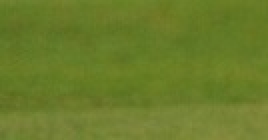
#> input picture OpenCV/pic/messi_grass.jpg, 134 x 70 px, found by its file name (shown 2 times larger)
$ python '22-4-直方图反向投影.py'
#> lines starting #> are read from the running program, lines starting #| are printed output that depends on the picture; after the words box and inside, x2 and y2 are one past the last pixel; in counts of white or black regions, pixels touching at a corner belong together
'''
直方图反向投影可以用来做图像分割，或者在图像中寻找我们感兴趣的部分。
也就是说，它会输出与输入图像同样大小的图像，其中的每一个像素值代表输入图像上对应点属于目标图像的概率。
如何实现这个算法呢？

1、原理
    首先我们要为包含目标的图像创建直方图。
    我们要查找的对象要尽量占满这张图像。最好使用颜色直方图。
    然后我们把这个颜色直方图投影到输入图像中寻找我们的目标，
    也就是找到输入图像中的每一个像素点的像素值在直方图对应的概率。
    这样就得到一张概率图像，最后设置适当的阈值对概率图象进行二值化。

'''

'''
2、Numpy中的算法
    首先要创建两幅颜色直方图，目标图像的直方图M，输入图像的直方图I。
'''
import cv2
import numpy as np
from matplotlib import pyplot as plt

roi=cv2.imread('pic/messi_grass.jpg')
#> roi is the input picture: shape (70, 134, 3); mean B, G, R 42, 124.6, 106.2
hsv=cv2.cvtColor(roi,cv2.COLOR_BGR2HSV)
#> hsv: shape (70, 134, 3); mean H, S, V 36.6, 169.5, 124.6

target=cv2.imread('pic/messi.jpg')
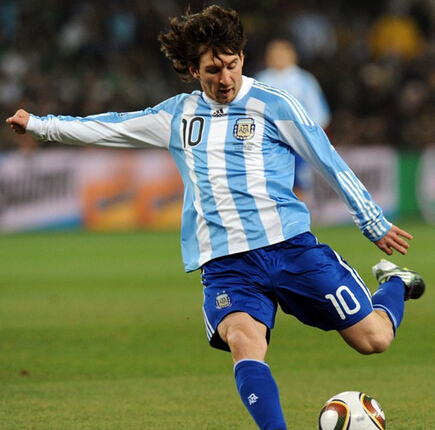
#> input picture OpenCV/pic/messi.jpg, 435 x 430 px, found by its file name
#> target is the input picture: shape (430, 435, 3); mean B, G, R 86.4, 109.3, 101.7
hsvt=cv2.cvtColor(target,cv2.COLOR_BGR2HSV)
#> hsvt: shape (430, 435, 3); mean H, S, V 56.4, 111.2, 123.7

# M=cv2.calcHist([hsv],[0,1],None,[180,256],[0,180,0,256])
# I=cv2.calcHist([hsvt],[0,1],None,[180,256],[0,180,0,256])
'''
    然后计算比值R=M/I。
    反向投影R就是根据R这个调色板创建一副新的图像，其中的每一个像素代表这个点就是目标的概率。
    请看代码：
'''
# [18 lines of commented-out code are left out]

'''
3、OpenCV中的反向投影
    提供函数calcBackProject()用来做直方图反向投影。

'''
roihist=cv2.calcHist([hsv],[0,1],None,[180,256],[0,180,0,256])
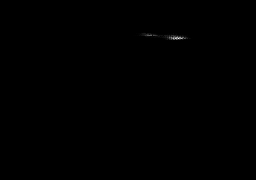
#> roihist: shape (180, 256) float32; min 0, max 279, mean 0.2; drawn with min black and max white
cv2.normalize(roihist,roihist,0,255,cv2.NORM_MINMAX)
#> roihist: shape (180, 256) float32; 0.67% of pixels changed, all inside (x1, y1, x2, y2) = (132, 32, 195, 41)
dst=cv2.calcBackProject([hsvt],[0,1],roihist,[0,180,0,256],1)
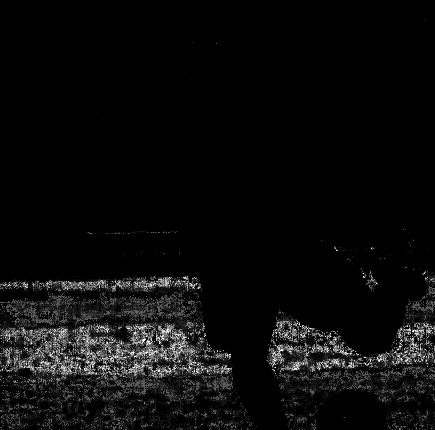
#> dst: shape (430, 435); min 0, max 255, mean 11.5

disc=cv2.getStructuringElement(cv2.MORPH_ELLIPSE,(5,5))
dst=cv2.filter2D(dst,-1,disc)
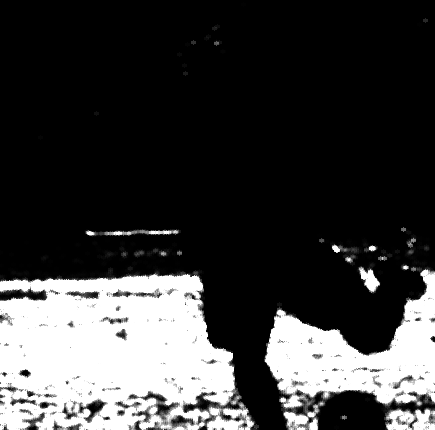
#> dst: shape (430, 435); min 0, max 255, mean 60.1

ret,thresh=cv2.threshold(dst,50,255,0)
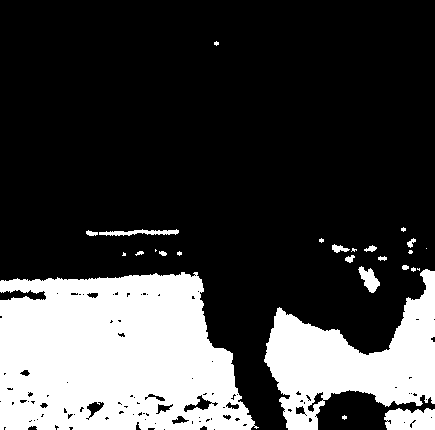
#> thresh: shape (430, 435); 25.6% white; 26 white regions (12 under 20 px), largest, box (x1, y1, x2, y2) and area: (0, 272, 259, 430) 32721, (264, 269, 435, 430) 12974, (384, 408, 435, 430) 964
thresh=cv2.merge((thresh,thresh,thresh))

res=cv2.bitwise_and(target,thresh)
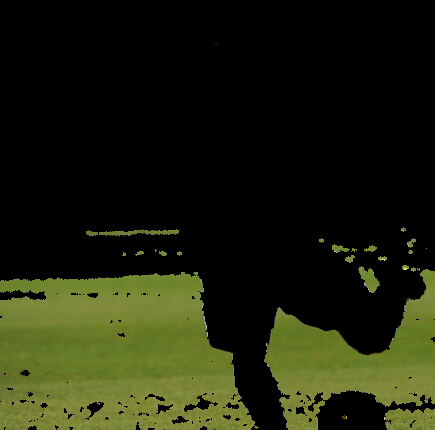
#> res: shape (430, 435, 3); mean B, G, R 12.3, 33, 29.1
res=np.hstack((target,thresh,res))
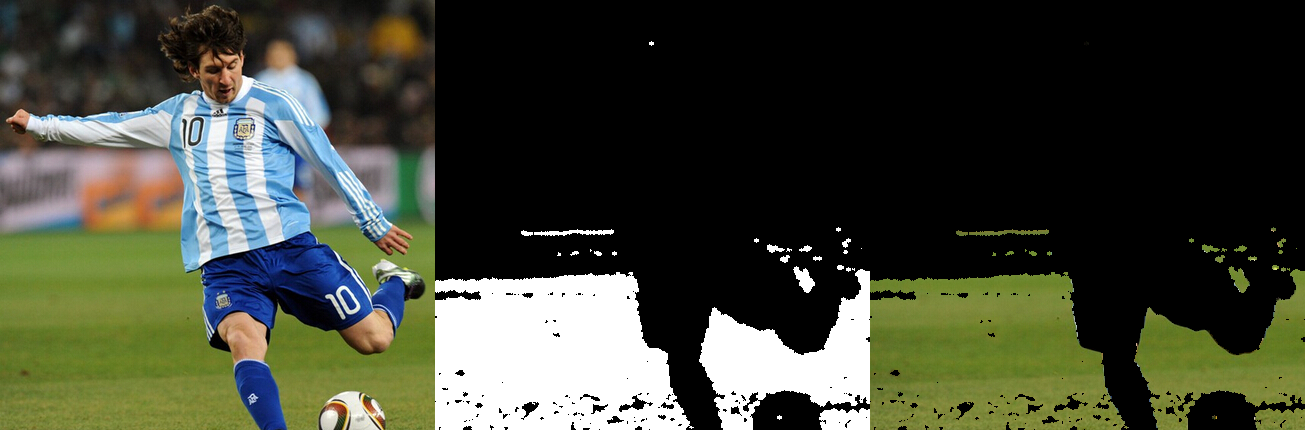
#> res: shape (430, 1305, 3); mean B, G, R 54.7, 69.2, 65.3
cv2.imwrite('pic/22-4-2.jpg',res)

cv2.imshow('1',res)
cv2.waitKey(0)
cv2.destroyAllWindows()
